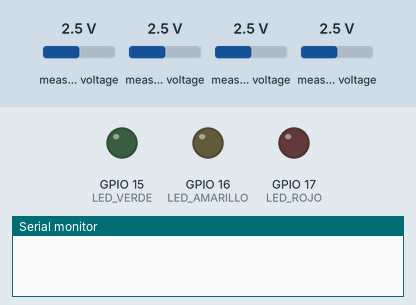
A sketch run on a simulated ESP32. Parts: output pins drawn as LEDs (lit = HIGH), the last lines printed to the serial monitor. The test bench sets the inputs (shaded band); at power-on: measured voltage 2.5 V.

Above: at 0.0 s.
At 1.7 s:
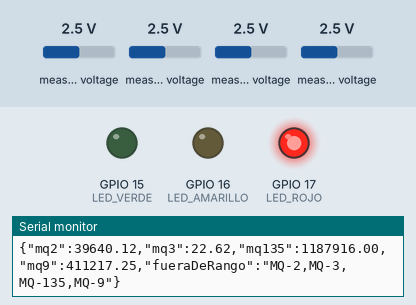
1.8 s: measured voltage (sensor 200) set to 1.2 V
4.5 s: measured voltage (sensor 201) set to 1.2 V
7.5 s: measured voltage (sensor 202) set to 3.8 V
10.5 s: measured voltage (sensor 200) set to 0.1 V
13.5 s: measured voltage (sensor 201) set to 0.1 V
Timing chart, 0 to 16.5 s (numbered marks = the images above; inputs shaded):
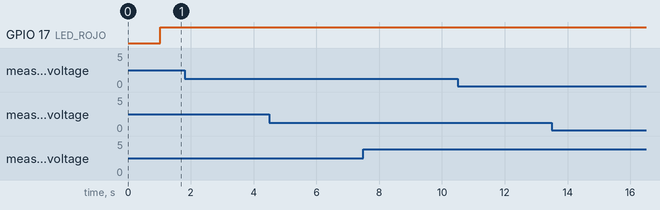

The sketch:

practica_laboratorio.ino
```cpp
/*
  MINAC - Firmware de banco de pruebas para laboratorio
  Solo sensores + ADS1115 + semáforo. Sin WiFi ni RF — el ESP32 está
  conectado por USB a la laptop durante la práctica, y el script de
  Python (prueba_laboratorio.py) lee esta salida y la sube a Firebase
  en tiempo real.

  Salida: una línea JSON por segundo, ej.
  {"mq2":320.5,"mq3":0.8,"mq135":480.2,"mq9":12.4,"fueraDeRango":"MQ-9"}

  Conexiones: mismas que en pruebas anteriores
  (ADS1115 por I2C, 4 sensores MQ con divisor de voltaje 10k/20k,
  semáforo opcional en GPIO15/16/17)

  Librería requerida: Adafruit ADS1X15
*/

#include <Wire.h>
#include <Adafruit_ADS1X15.h>
#include <math.h>

// ============================================================
// >>> CONFIGURAR ANTES DE SUBIR <<<
#define NODO1 1
#define NODO2 2
#define NODO NODO2   // <-- Cambiar según qué circuito están usando en el banco de pruebas
// ============================================================

#define LED_VERDE    15
#define LED_AMARILLO 16
#define LED_ROJO     17

Adafruit_ADS1115 ads;
const float FACTOR_DIVISOR = 30.0 / 20.0;
const float VC = 5.0;

struct ConfigSensor {
  const char* nombre;
  float a, b;
  float rsRoMin, rsRoMax;
  float vout0;
};

#if NODO == NODO1
  ConfigSensor sensores[4] = {
    { "MQ-2",   591.283f, -2.0765f, 0.256f, 1.685f, 0.9658f },
    { "MQ-3",     0.3923f, -1.4932f, 0.114f, 2.498f, 1.2645f },
    { "MQ-135", 110.379f, -2.7217f, 0.804f, 2.416f, 1.4056f },
    { "MQ-9",   400.0f,   -2.0f,    0.2f,   2.0f,   0.1993f },
  };
#else
  ConfigSensor sensores[4] = {
    { "MQ-2",   591.283f, -2.0765f, 0.256f, 1.685f, 1.4181f },
    { "MQ-3",     0.3923f, -1.4932f, 0.114f, 2.498f, 0.8282f },
    { "MQ-135", 110.379f, -2.7217f, 0.804f, 2.416f, 0.4505f },
    { "MQ-9",   400.0f,   -2.0f,    0.2f,   2.0f,   0.4278f },
  };
#endif

struct UmbralSemaforo { float amarillo, rojo; bool incluir; };
UmbralSemaforo umbrales[4] = {
  { 1000.0f, 5000.0f, true  },
  { 0.0f,    0.0f,    false },
  { 1000.0f, 5000.0f, true  },
  { 35.0f,   200.0f,  true  },
};

unsigned long ultimaLectura = 0;
const unsigned long INTERVALO_MS = 1000;

float leerVoltajeSensor(int canal) {
  int16_t crudo = ads.readADC_SingleEnded(canal);
  return ads.computeVolts(crudo) * FACTOR_DIVISOR;
}

float calcularPPM(ConfigSensor &s, float voutActual, bool &fueraDeRango) {
  if (voutActual <= 0.001) { fueraDeRango = true; return 0.0f; }
  float numerador = (VC - voutActual) / voutActual;
  float denominador = (VC - s.vout0) / s.vout0;
  float rsRo = numerador / denominador;
  float ppm = s.a * pow(rsRo, s.b);
  fueraDeRango = !(rsRo >= s.rsRoMin && rsRo <= s.rsRoMax);
  return ppm;
}

int estadoDeSensor(int indice, float ppm, bool fueraDeRango) {
  if (!umbrales[indice].incluir) return -1;
  if (fueraDeRango) return 2;
  if (ppm >= umbrales[indice].rojo) return 2;
  if (ppm >= umbrales[indice].amarillo) return 1;
  return 0;
}

void actualizarSemaforo(int estado) {
  digitalWrite(LED_VERDE,    estado == 0 ? HIGH : LOW);
  digitalWrite(LED_AMARILLO, estado == 1 ? HIGH : LOW);
  digitalWrite(LED_ROJO,     estado == 2 ? HIGH : LOW);
}

String fueraDeRangoTexto(bool bits[4]) {
  String resultado = "";
  const char* nombres[4] = { "MQ-2", "MQ-3", "MQ-135", "MQ-9" };
  for (int i = 0; i < 4; i++) {
    if (bits[i]) {
      if (resultado.length() > 0) resultado += ",";
      resultado += nombres[i];
    }
  }
  return resultado;
}

void setup() {
  Serial.begin(115200);
  delay(500);

  pinMode(LED_VERDE, OUTPUT);
  pinMode(LED_AMARILLO, OUTPUT);
  pinMode(LED_ROJO, OUTPUT);

  Wire.begin(21, 22);
  if (!ads.begin(0x48)) {
    Serial.println("{\"error\":\"ADS1115 no detectado\"}");
    while (1) { delay(1000); }
  }
  ads.setGain(GAIN_ONE);

  // Nota: estas primeras líneas de texto son solo informativas para quien
  // vea el monitor serial manualmente. El script de Python las ignora
  // automáticamente (solo procesa líneas que son JSON válido).
  Serial.println("MINAC - Banco de pruebas de laboratorio listo.");
}

void loop() {
  if (millis() - ultimaLectura < INTERVALO_MS) return;
  ultimaLectura = millis();

  float ppm[4];
  bool fdr[4];
  int peor = 0;

  for (int i = 0; i < 4; i++) {
    ppm[i] = calcularPPM(sensores[i], leerVoltajeSensor(i), fdr[i]);
    int estado = estadoDeSensor(i, ppm[i], fdr[i]);
    if (estado > peor) peor = estado;
  }
  actualizarSemaforo(peor);

  String json = "{";
  json += "\"mq2\":" + String(ppm[0], 2) + ",";
  json += "\"mq3\":" + String(ppm[1], 2) + ",";
  json += "\"mq135\":" + String(ppm[2], 2) + ",";
  json += "\"mq9\":" + String(ppm[3], 2) + ",";
  json += "\"fueraDeRango\":\"" + fueraDeRangoTexto(fdr) + "\"";
  json += "}";

  Serial.println(json);
}
```
